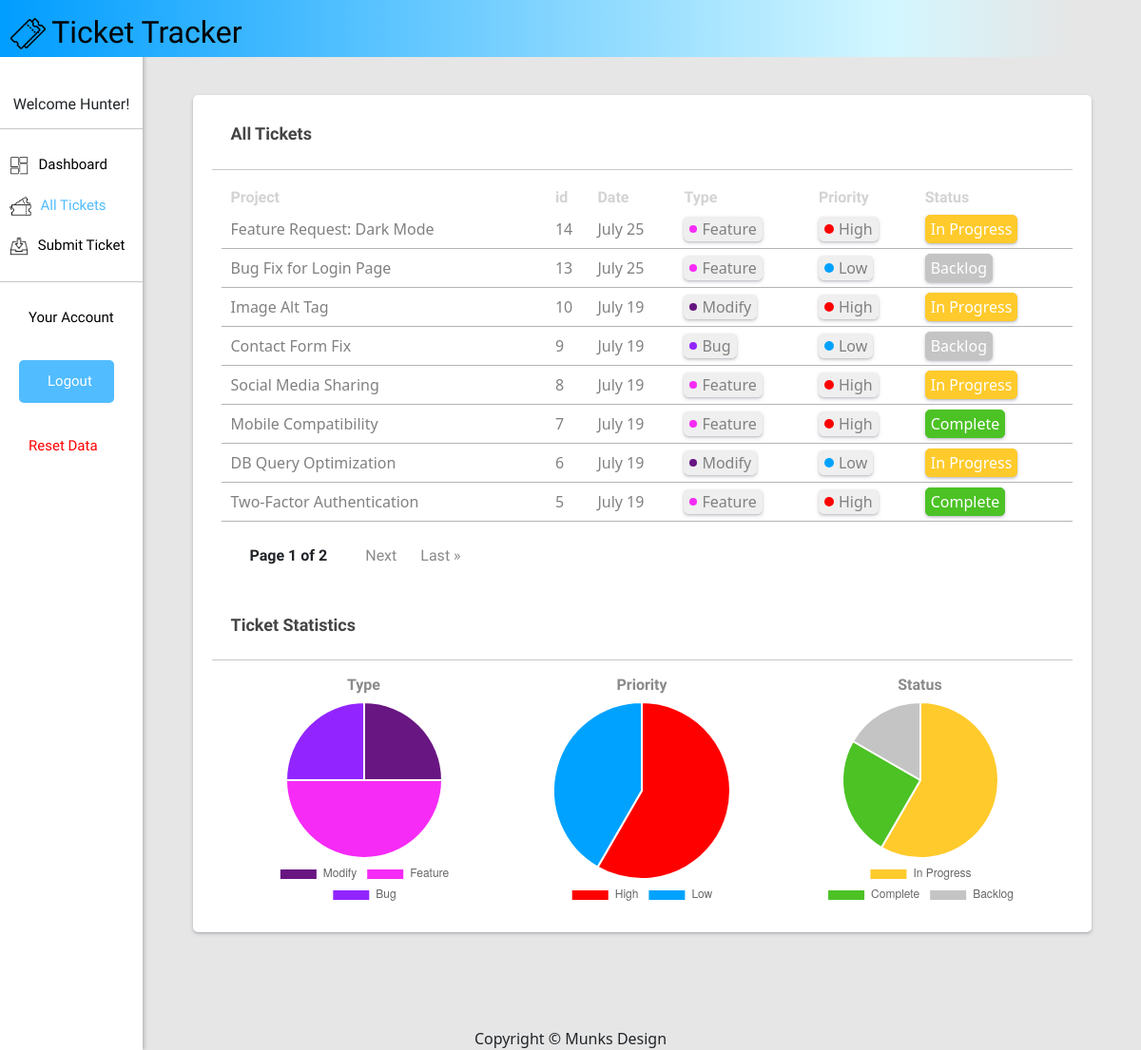
Page /all-tickets/ (signed in) on the earlier database version.
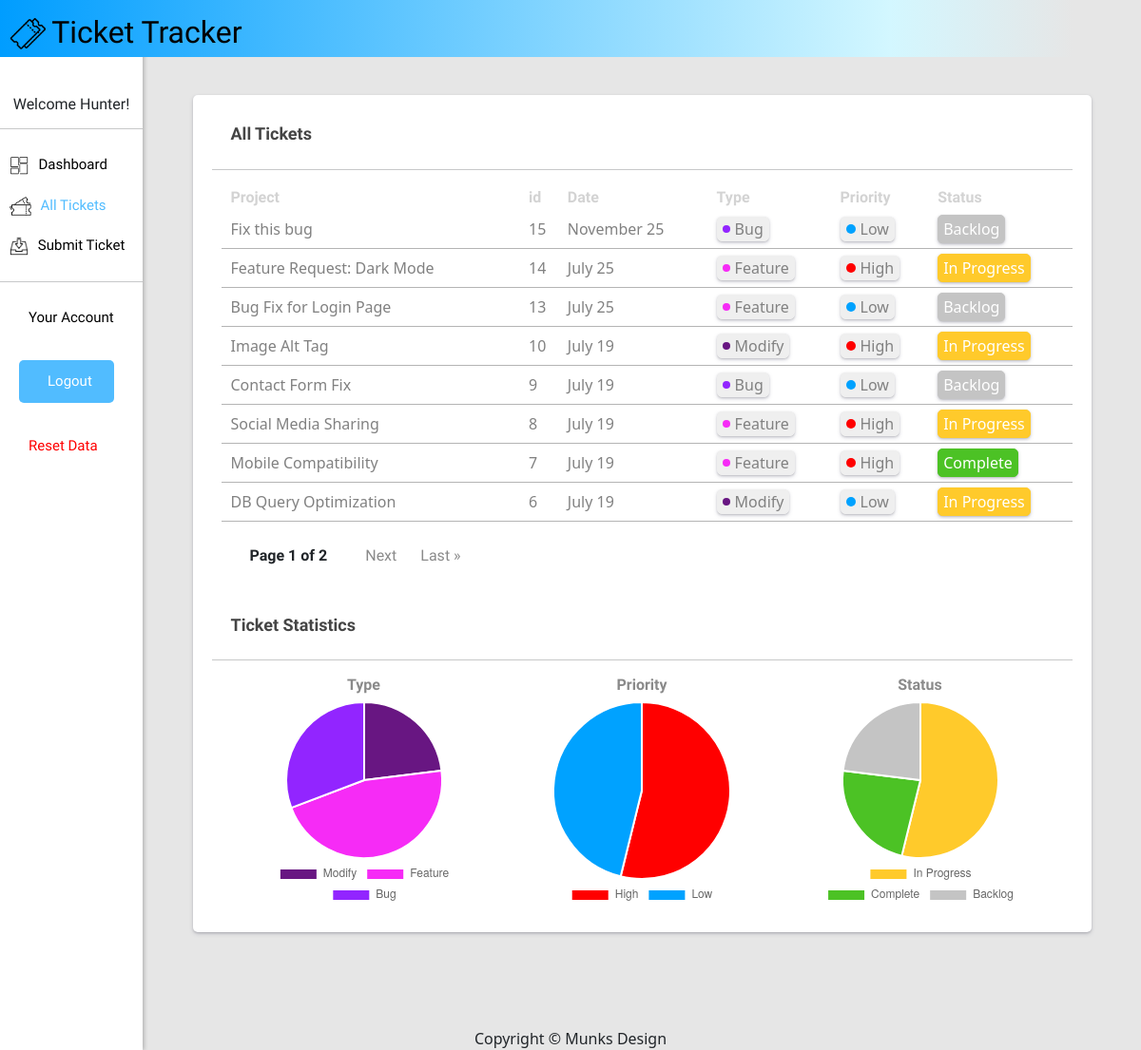
Same page on the later database version.
### mainapp/models.py (models this page shows, shortened)
class Ticket(models.Model):
    class Status(models.TextChoices):
        ACTIVE = 'Active', 'Active'
        COMPLETE = 'Complete', 'Complete'
        BACKLOG = 'Backlog', 'Backlog'
    class Priority(models.TextChoices):
        HIGH = 'High', 'High'
        LOW = 'Low', 'Low'
    class Type(models.TextChoices):
        BUG = 'Bug', 'Bug'
        FEATURE = 'Feature', 'Feature'
        MODIFY = 'Modify', 'Modify'
    title = models.CharField(max_length=30)
    description = models.TextField(max_length=500)
    author = models.ForeignKey(User, on_delete=models.PROTECT, related_name='ticket_submission')
    participants = models.ForeignKey(User, on_delete=models.PROTECT, related_name='participants', default='')
    created = models.DateTimeField(auto_now_add=True)
    updated = models.DateTimeField(auto_now=True)
    type = models.CharField(max_length=10, choices=Type.choices, default=Type.BUG)
    priority = models.CharField(max_length=10, choices=Priority.choices, default=Priority.LOW)
    status = models.CharField(max_length=10, choices=Status.choices, default=Status.BACKLOG)
    comments = models.TextField(blank=True)
    attachment = models.FileField(upload_to='ticket_attachments/', blank=True, null=True)
    objects = models.Manager()
    published = PublishedManager()
    class Meta:
        ordering = ['-created']
        indexes = [
            models.Index(fields=['-created'])
        ]

### mainapp/views.py (the view)
# urls.py: path('all-tickets/', views.all_tickets, name='all-tickets'),
@login_required
def all_tickets(request):
    tickets = Ticket.objects.all()
    p = Paginator(Ticket.objects.all(), 8)
    page = request.GET.get('page')
    ticket_page = p.get_page(page)
    modify_tickets = Ticket.objects.filter(type='Modify').count()
    feature_tickets = Ticket.objects.filter(type='Feature').count()
    bug_tickets = Ticket.objects.filter(type='Bug').count()
    active_tickets = Ticket.objects.filter(status='Active').count()
    complete_tickets = Ticket.objects.filter(status='Complete').count()
    backlog_tickets = Ticket.objects. filter(status='Backlog').count()
    high_tickets = Ticket.objects.filter(priority='High').count()
    low_tickets = Ticket.objects. filter(priority='Low').count()
    context = {'ticket_page': ticket_page, 'tickets': tickets, 'modify_tickets': modify_tickets, 'feature_tickets': feature_tickets, 'bug_tickets': bug_tickets, 'active_tickets': active_tickets, 'complete_tickets': complete_tickets, 'backlog_tickets': backlog_tickets, 'high_tickets': high_tickets, 'low_tickets': low_tickets}
    return render(request, 'account/tickets.html', context)

### mainapp/templates/account/tickets.html
{% extends 'base.html' %} {% load static%} {% load custom_tags %} {% block content %}
<div>{% include 'sidebar.html' %}</div>
<div class="flex-container">
	<div class="box">
		<div class="account-tickets">
			<h4 class="subtitle">All Tickets</h4>
			<hr />
			<div class="main-text-dash">
				<table class="bordered-table" style="width: 100%">
					<tr class="list-headings">
						<p><th>Project</th></p>
						<p><th>id</th></p>
						<p><th>Date</th></p>
						<p><th>Type</th></p>
						<p><th>Priority</th></p>
						<p><th>Status</th></p>
					</tr>
					{% for ticket in ticket_page %}
					<tr>
						<p>
							<td>
								<a class="ticket-link" href="{% url 'ticket-room' ticket.id %}"
									>{{ticket.title}}</a
								>
							</td>
						</p>
						<p><td>{{ticket.id}}</td></p>
						<p><td>{{ticket.created|date:"F d"}}</td></p>
						{% if ticket.type == 'Bug' %}
						<p>
							<td>
								<div class="tps-container">
									<div class="colored-dot">
										<div class="dot" id="bug"></div>
										<div>{{ticket.type}}</div>
									</div>
								</div>
							</td>
						</p>
						{% elif ticket.type == 'Feature' %}
						<p>
							<td>
								<div class="tps-container">
									<div class="colored-dot">
										<div class="dot" id="feature"></div>
										<div>{{ticket.type}}</div>
									</div>
								</div>
							</td>
						</p>
						{% elif ticket.type == 'Modify' %}
						<p>
							<td>
								<div class="tps-container">
									<div class="colored-dot">
										<div class="dot" id="modify"></div>
										<div>{{ticket.type}}</div>
									</div>
								</div>
							</td>
						</p>
						{% endif %} {% if ticket.priority == 'High' %}
						<p>
							<td>
								<div class="tps-container">
									<div class="colored-dot">
										<div class="dot" id="high"></div>
										<div>{{ticket.priority}}</div>
									</div>
								</div>
							</td>
						</p>
						{% elif ticket.priority == 'Low' %}
						<p>
							<td>
								<div class="tps-container">
									<div class="colored-dot">
										<div class="dot" id="low"></div>
										<div>{{ticket.priority}}</div>
									</div>
								</div>
							</td>
						</p>
						{% endif %}
						<p>
							{% if ticket.status == 'Active' %}
							<td><div class="ticket-active">In Progress</div></td>
							{% elif ticket.status == 'Complete' %}
							<td><div class="ticket-complete">Complete</div></td>
							{% elif ticket.status == 'Backlog' %}
							<td><div class="ticket-backlog">Backlog</div></td>
							{% endif %}
						</p>
					</tr>
					{% endfor %}
				</table>
			</div>
			{% include 'pagination.html' %}
			<br />
			<h4 class="subtitle">Ticket Statistics</h4>
			<hr />
			<div class="pie-container">
				<div class="pie-chart">
					<h6 class="chart-text">Type</h6>
					<canvas id="ticketTypeChart"></canvas>
				</div>
				<div class="pie-chart">
					<h6 class="chart-text">Priority</h6>
					<canvas id="ticketPriorityChart"></canvas>
				</div>
				<div class="pie-chart">
					<h6 class="chart-text">Status</h6>
					<canvas id="ticketStatusChart"></canvas>
				</div>
			</div>
		</div>
	</div>
</div>
{% endblock %}

Differences in the rows shown:
no longer on this page (row unchanged): Ticket: title "Two-Factor Authentication", id "5", created "July 19", type "Feature", priority "High", status "Complete"
added Ticket: title "Fix this bug", id "15", created "November 25", type "Bug", priority "Low", status "Backlog"
Other differences:
chart data {{ bug_tickets }}: 3 → 4
chart data {{ backlog_tickets }}: 2 → 3
chart data {{ low_tickets }}: 5 → 6
